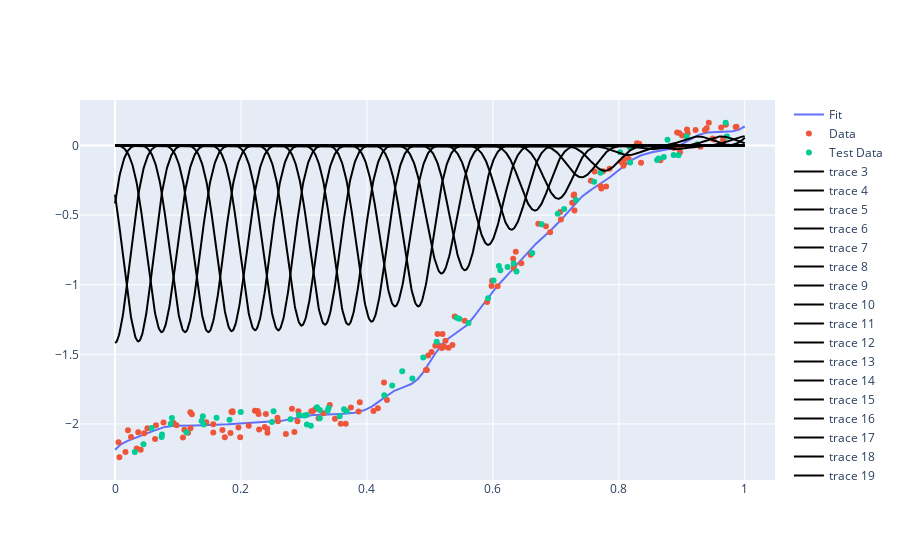

Notebook code for this chart:
### Code cell
fig = go.Figure()
fig.add_trace(go.Scatter(x=xx, y=BS.basis @ M.coef_, name="Fit"))
fig.add_trace(go.Scatter(x=X_train.ravel(), y=y_train.ravel(), name="Data", mode="markers"))
fig.add_trace(go.Scatter(x=X_test.ravel(), y=y_test.ravel(), name="Test Data", mode="markers"))
for i in range(BS.basis.shape[1]):
    #fig.add_trace(go.Scatter(x=xx, y=BS.basis[:,i]))
    fig.add_trace(go.Scatter(x=xx, y=BS.basis[:,i] * M.coef_[i], line=dict(color="black")))
fig.show()

### Figure 1 — Plotly figure (JSON) as saved in the notebook; plotly's stock layout.template omitted (floating-point values rounded to 4 significant figures; data arrays with more than 128 entries replaced by an {"elided": "..."} marker saying what was removed)
{"data": [{"name": "Fit", "type": "scatter", "x": {"elided": "1000 float values"}, "y": {"elided": "1000 float values"}}, {"mode": "markers", "name": "Data", "type": "scatter", "x": {"elided": "134 float values"}, "y": {"elided": "134 float values"}}, {"mode": "markers", "name": "Test Data", "type": "scatter", "x": [0.03143, 0.04523, 0.05808, 0.07404, 0.07455, 0.08849, 0.09029, 0.1135, 0.1375, 0.1395, 0.1409, 0.1612, 0.1818, 0.1997, 0.2493, 0.2518, 0.2786, 0.2921, 0.3009, 0.3042, 0.3046, 0.311, 0.3208, 0.3252, 0.3253, 0.3376, 0.339, 0.3568, 0.3636, 0.3678, 0.4275, 0.4402, 0.4561, 0.4722, 0.4895, 0.5107, 0.5427, 0.5467, 0.5613, 0.5924, 0.6011, 0.6096, 0.6119, 0.6233, 0.6331, 0.6376, 0.6625, 0.6776, 0.703, 0.7132, 0.732, 0.7608, 0.771, 0.8022, 0.8172, 0.818, 0.8607, 0.8631, 0.8715, 0.8773, 0.8871, 0.8948, 0.9076, 0.9247, 0.9696, 0.9718], "y": [-2.201, -2.147, -2.03, -2.095, -2.077, -1.999, -1.958, -2.061, -1.979, -1.946, -2.004, -1.957, -1.971, -1.914, -1.986, -1.91, -1.967, -1.935, -1.939, -1.936, -2.004, -2.013, -1.881, -1.959, -1.899, -1.906, -1.885, -1.946, -1.894, -1.91, -1.795, -1.724, -1.621, -1.673, -1.523, -1.41, -1.237, -1.245, -1.276, -1.098, -0.9693, -0.8655, -0.8967, -0.8727, -0.848, -0.9058, -0.7726, -0.5659, -0.4898, -0.4566, -0.391, -0.2594, -0.1947, -0.04844, -0.0117, -0.121, -0.1035, -0.09359, -0.08284, 0.04271, -0.06771, -0.06869, 0.06501, 0.009707, 0.1641, 0.06463]}, {"line": {"color": "black"}, "type": "scatter", "x": {"elided": "1000 float values"}, "y": {"elided": "1000 float values"}}, {"line": {"color": "black"}, "type": "scatter", "x": {"elided": "1000 float values"}, "y": {"elided": "1000 float values"}}, {"line": {"color": "black"}, "type": "scatter", "x": {"elided": "1000 float values"}, "y": {"elided": "1000 float values"}}, {"line": {"color": "black"}, "type": "scatter", "x": {"elided": "1000 float values"}, "y": {"elided": "1000 float values"}}, {"line": {"color": "black"}, "type": "scatter", "x": {"elided": "1000 float values"}, "y": {"elided": "1000 float values"}}, {"line": {"color": "black"}, "type": "scatter", "x": {"elided": "1000 float values"}, "y": {"elided": "1000 float values"}}, {"line": {"color": "black"}, "type": "scatter", "x": {"elided": "1000 float values"}, "y": {"elided": "1000 float values"}}, {"line": {"color": "black"}, "type": "scatter", "x": {"elided": "1000 float values"}, "y": {"elided": "1000 float values"}}, {"line": {"color": "black"}, "type": "scatter", "x": {"elided": "1000 float values"}, "y": {"elided": "1000 float values"}}, {"line": {"color": "black"}, "type": "scatter", "x": {"elided": "1000 float values"}, "y": {"elided": "1000 float values"}}, {"line": {"color": "black"}, "type": "scatter", "x": {"elided": "1000 float values"}, "y": {"elided": "1000 float values"}}, {"line": {"color": "black"}, "type": "scatter", "x": {"elided": "1000 float values"}, "y": {"elided": "1000 float values"}}, {"line": {"color": "black"}, "type": "scatter", "x": {"elided": "1000 float values"}, "y": {"elided": "1000 float values"}}, {"line": {"color": "black"}, "type": "scatter", "x": {"elided": "1000 float values"}, "y": {"elided": "1000 float values"}}, {"line": {"color": "black"}, "type": "scatter", "x": {"elided": "1000 float values"}, "y": {"elided": "1000 float values"}}, {"line": {"color": "black"}, "type": "scatter", "x": {"elided": "1000 float values"}, "y": {"elided": "1000 float values"}}, {"line": {"color": "black"}, "type": "scatter", "x": {"elided": "1000 float values"}, "y": {"elided": "1000 float values"}}, {"line": {"color": "black"}, "type": "scatter", "x": {"elided": "1000 float values"}, "y": {"elided": "1000 float values"}}, {"line": {"color": "black"}, "type": "scatter", "x": {"elided": "1000 float values"}, "y": {"elided": "1000 float values"}}, {"line": {"color": "black"}, "type": "scatter", "x": {"elided": "1000 float values"}, "y": {"elided": "1000 float values"}}, {"line": {"color": "black"}, "type": "scatter", "x": {"elided": "1000 float values"}, "y": {"elided": "1000 float values"}}, {"line": {"color": "black"}, "type": "scatter", "x": {"elided": "1000 float values"}, "y": {"elided": "1000 float values"}}, {"line": {"color": "black"}, "type": "scatter", "x": {"elided": "1000 float values"}, "y": {"elided": "1000 float values"}}, {"line": {"color": "black"}, "type": "scatter", "x": {"elided": "1000 float values"}, "y": {"elided": "1000 float values"}}, {"line": {"color": "black"}, "type": "scatter", "x": {"elided": "1000 float values"}, "y": {"elided": "1000 float values"}}, {"line": {"color": "black"}, "type": "scatter", "x": {"elided": "1000 float values"}, "y": {"elided": "1000 float values"}}, {"line": {"color": "black"}, "type": "scatter", "x": {"elided": "1000 float values"}, "y": {"elided": "1000 float values"}}, {"line": {"color": "black"}, "type": "scatter", "x": {"elided": "1000 float values"}, "y": {"elided": "1000 float values"}}, {"line": {"color": "black"}, "type": "scatter", "x": {"elided": "1000 float values"}, "y": {"elided": "1000 float values"}}, {"line": {"color": "black"}, "type": "scatter", "x": {"elided": "1000 float values"}, "y": {"elided": "1000 float values"}}], "layout": {"autosize": true, "xaxis": {"autorange": true, "range": [-0.05314, 1.046], "type": "linear"}, "yaxis": {"autorange": true, "range": [-2.416, 0.3402], "type": "linear"}}}
